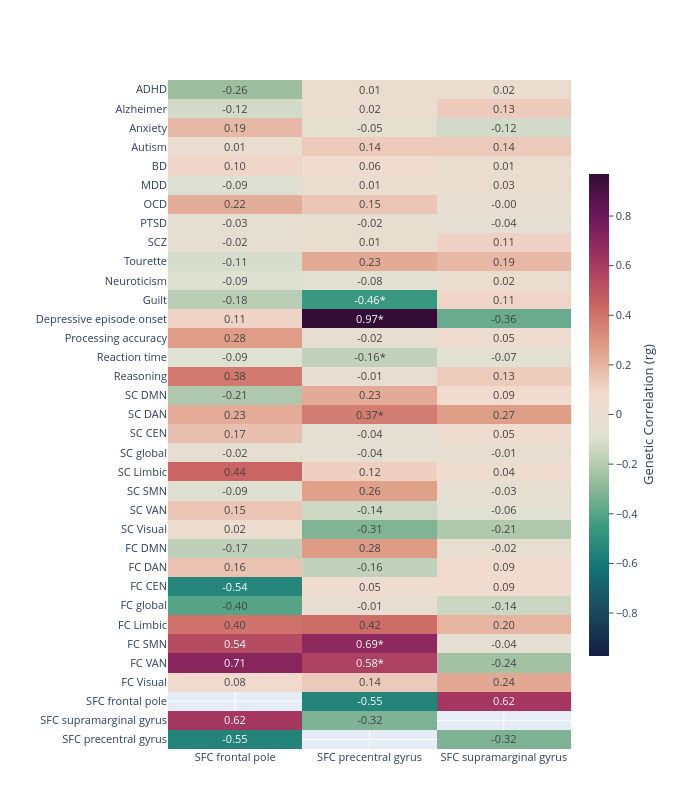

This figure's notebook cell:
### Code cell
import pandas as pd
import numpy as np
import plotly.graph_objects as go

# Load data
df_fp = pd.read_csv('results_FP.tsv', sep='\t')
df_sg = pd.read_csv('results_SG.tsv', sep='\t')
df_pg = pd.read_csv('results_PG.tsv', sep='\t')

# Preserve original trait order from the first file
trait_order = df_fp['Trait'].tolist()

df_fp['MainTrait'] = 'SFC frontal pole'
df_sg['MainTrait'] = 'SFC supramarginal gyrus'
df_pg['MainTrait'] = 'SFC precentral gyrus'

df_all = pd.concat([df_fp, df_sg, df_pg], ignore_index=True)

# Pivot for correlation values and p-values
corr_matrix = df_all.pivot(index='Trait', columns='MainTrait', values='GeneticCorrelation')
pval_matrix = df_all.pivot(index='Trait', columns='MainTrait', values='Pvalue')

# Reorder rows to match original CSV order
corr_matrix = corr_matrix.reindex(trait_order)
pval_matrix = pval_matrix.reindex(trait_order)

corr_matrix = corr_matrix.fillna(0)
pval_matrix = pval_matrix.fillna(0)

# Create text and color matrix
text_matrix = []
color_matrix = np.array(corr_matrix.values, dtype=float)

for i, row in enumerate(corr_matrix.values):
    text_row = []
    for j, val in enumerate(row):
        pval = pval_matrix.iloc[i, j]
        
        # Check if this is a self-correlation (row and column trait match)
        if corr_matrix.index[i] == corr_matrix.columns[j]:
            text_row.append("")  # Empty text for self-correlations
            color_matrix[i, j] = np.nan  # grey
        else:
            asterisk = '*' if pval < 0.05 else ''
            text_row.append(f"{val:.2f}{asterisk}")
    text_matrix.append(text_row)


fig = go.Figure(data=go.Heatmap(
    z=color_matrix,
    x=corr_matrix.columns,
    y=corr_matrix.index,
    colorscale='curl',
    zmid=0,
    colorbar=dict(
        title='Genetic Correlation (rg)',
        titleside='right',
        ticks='outside',
        thickness=20,
        len=0.75,
        y=0.5,
        yanchor='middle'
    ),
    text=text_matrix,
    texttemplate="%{text}",
    hoverinfo='text',
    showscale=True
))

fig.update_layout(
    xaxis=dict(title='', side='bottom'),
    yaxis=dict(title='', autorange='reversed'),
    width=680,
    height=20 * len(corr_matrix) + 100,
    margin=dict(l=100, r=50, t=80, b=50),
    font=dict(size=11)
)
#fig.write_image('ldsc.png')
fig.show()

### Figure 1 — Plotly figure (JSON) as saved in the notebook; plotly's stock layout.template omitted (floating-point values rounded to 4 significant figures)
{"data": [{"colorbar": {"len": 0.75, "thickness": 20, "ticks": "outside", "title": {"side": "right", "text": "Genetic Correlation (rg)"}, "y": 0.5, "yanchor": "middle"}, "colorscale": [[0, "rgb(20, 29, 67)"], [0.09091, "rgb(28, 72, 93)"], [0.1818, "rgb(18, 115, 117)"], [0.2727, "rgb(63, 156, 129)"], [0.3636, "rgb(153, 189, 156)"], [0.4545, "rgb(223, 225, 211)"], [0.5455, "rgb(241, 218, 206)"], [0.6364, "rgb(224, 160, 137)"], [0.7273, "rgb(203, 101, 99)"], [0.8182, "rgb(164, 54, 96)"], [0.9091, "rgb(111, 23, 91)"], [1, "rgb(51, 13, 53)"]], "hoverinfo": "text", "showscale": true, "text": [["-0.26", "0.01", "0.02"], ["-0.12", "0.02", "0.13"], ["0.19", "-0.05", "-0.12"], ["0.01", "0.14", "0.14"], ["0.10", "0.06", "0.01"], ["-0.09", "0.01", "0.03"], ["0.22", "0.15", "-0.00"], ["-0.03", "-0.02", "-0.04"], ["-0.02", "0.01", "0.11"], ["-0.11", "0.23", "0.19"], ["-0.09", "-0.08", "0.02"], ["-0.18", "-0.46*", "0.11"], ["0.11", "0.97*", "-0.36"], ["0.28", "-0.02", "0.05"], ["-0.09", "-0.16*", "-0.07"], ["0.38", "-0.01", "0.13"], ["-0.21", "0.23", "0.09"], ["0.23", "0.37*", "0.27"], ["0.17", "-0.04", "0.05"], ["-0.02", "-0.04", "-0.01"], ["0.44", "0.12", "0.04"], ["-0.09", "0.26", "-0.03"], ["0.15", "-0.14", "-0.06"], ["0.02", "-0.31", "-0.21"], ["-0.17", "0.28", "-0.02"], ["0.16", "-0.16", "0.09"], ["-0.54", "0.05", "0.09"], ["-0.40", "-0.01", "-0.14"], ["0.40", "0.42", "0.20"], ["0.54", "0.69*", "-0.04"], ["0.71", "0.58*", "-0.24"], ["0.08", "0.14", "0.24"], ["", "-0.55", "0.62"], ["0.62", "-0.32", ""], ["-0.55", "", "-0.32"]], "texttemplate": "%{text}", "type": "heatmap", "x": ["SFC frontal pole", "SFC precentral gyrus", "SFC supramarginal gyrus"], "y": ["ADHD", "Alzheimer", "Anxiety", "Autism", "BD", "MDD", "OCD", "PTSD", "SCZ", "Tourette", "Neuroticism", "Guilt", "Depressive episode onset", "Processing accuracy", "Reaction time", "Reasoning", "SC DMN", "SC DAN", "SC CEN", "SC global", "SC Limbic", "SC SMN", "SC VAN", "SC Visual", "FC DMN", "FC DAN", "FC CEN", "FC global", "FC Limbic", "FC SMN", "FC VAN", "FC Visual", "SFC frontal pole", "SFC supramarginal gyrus", "SFC precentral gyrus"], "z": [[-0.255, 0.0058, 0.0233], [-0.1203, 0.0217, 0.1332], [0.1919, -0.0531, -0.1213], [0.0065, 0.1398, 0.137], [0.0994, 0.0649, 0.0105], [-0.0925, 0.0089, 0.0338], [0.224, 0.15, -0.0009], [-0.0312, -0.0247, -0.0358], [-0.0182, 0.005, 0.112], [-0.1092, 0.2306, 0.1906], [-0.0902, -0.0758, 0.0204], [-0.1819, -0.4577, 0.1058], [0.1082, 0.9714, -0.3588], [0.2758, -0.0213, 0.046], [-0.0852, -0.1648, -0.0659], [0.3813, -0.0114, 0.1326], [-0.2092, 0.2301, 0.0876], [0.2269, 0.3736, 0.2707], [0.1687, -0.0396, 0.0493], [-0.0173, -0.0449, -0.011], [0.4412, 0.121, 0.0443], [-0.0945, 0.2631, -0.031], [0.1505, -0.1356, -0.0625], [0.0197, -0.3126, -0.2069], [-0.1709, 0.2796, -0.0175], [0.1626, -0.1644, 0.087], [-0.5352, 0.0476, 0.0891], [-0.3975, -0.0087, -0.1381], [0.3995, 0.4203, 0.2006], [0.5361, 0.6901, -0.042], [0.7122, 0.5754, -0.2394], [0.0784, 0.1364, 0.2396], [null, -0.5466, 0.6157], [0.6157, -0.3198, null], [-0.5466, null, -0.3198]], "zmid": 0}], "layout": {"font": {"size": 11}, "height": 800, "margin": {"b": 50, "l": 100, "r": 50, "t": 80}, "width": 680, "xaxis": {"side": "bottom", "title": {"text": ""}}, "yaxis": {"autorange": "reversed", "title": {"text": ""}}}}
